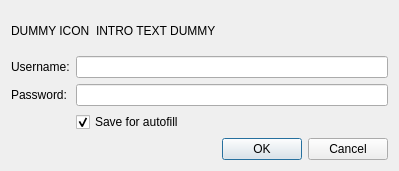
<?xml version="1.0" encoding="UTF-8"?>
<ui version="4.0">
 <class>PasswordDialog</class>
 <widget class="QDialog" name="PasswordDialog">
  <property name="geometry">
   <rect>
    <x>0</x>
    <y>0</y>
    <width>399</width>
    <height>171</height>
   </rect>
  </property>
  <property name="windowTitle">
   <string>Authentication Required</string>
  </property>
  <layout class="QGridLayout" name="gridLayout">
   <item row="0" column="0" colspan="2">
    <layout class="QHBoxLayout">
     <item>
      <widget class="QLabel" name="iconLabel">
       <property name="text">
        <string>DUMMY ICON</string>
       </property>
      </widget>
     </item>
     <item>
      <widget class="QLabel" name="introLabel">
       <property name="sizePolicy">
        <sizepolicy hsizetype="MinimumExpanding" vsizetype="MinimumExpanding">
         <horstretch>0</horstretch>
         <verstretch>0</verstretch>
        </sizepolicy>
       </property>
       <property name="text">
        <string>INTRO TEXT DUMMY</string>
       </property>
      </widget>
     </item>
    </layout>
   </item>
   <item row="1" column="0">
    <widget class="QLabel" name="label">
     <property name="text">
      <string>Username:</string>
     </property>
    </widget>
   </item>
   <item row="1" column="1">
    <widget class="QLineEdit" name="userNameLineEdit"/>
   </item>
   <item row="2" column="0">
    <widget class="QLabel" name="lblPassword">
     <property name="text">
      <string>Password:</string>
     </property>
    </widget>
   </item>
   <item row="2" column="1">
    <widget class="QLineEdit" name="passwordLineEdit">
     <property name="echoMode">
      <enum>QLineEdit::Password</enum>
     </property>
    </widget>
   </item>
   <item row="5" column="0" colspan="2">
    <widget class="QDialogButtonBox" name="buttonBox">
     <property name="orientation">
      <enum>Qt::Horizontal</enum>
     </property>
     <property name="standardButtons">
      <set>QDialogButtonBox::Cancel|QDialogButtonBox::Ok</set>
     </property>
    </widget>
   </item>
   <item row="3" column="1">
    <widget class="QCheckBox" name="saveFlag">
     <property name="text">
      <string>Save for autofill</string>
     </property>
     <property name="checked">
      <bool>true</bool>
     </property>
    </widget>
   </item>
  </layout>
 </widget>
 <resources/>
 <connections>
  <connection>
   <sender>buttonBox</sender>
   <signal>accepted()</signal>
   <receiver>PasswordDialog</receiver>
   <slot>accept()</slot>
   <hints>
    <hint type="sourcelabel">
     <x>248</x>
     <y>254</y>
    </hint>
    <hint type="destinationlabel">
     <x>157</x>
     <y>274</y>
    </hint>
   </hints>
  </connection>
  <connection>
   <sender>buttonBox</sender>
   <signal>rejected()</signal>
   <receiver>PasswordDialog</receiver>
   <slot>reject()</slot>
   <hints>
    <hint type="sourcelabel">
     <x>316</x>
     <y>260</y>
    </hint>
    <hint type="destinationlabel">
     <x>286</x>
     <y>274</y>
    </hint>
   </hints>
  </connection>
 </connections>
</ui>
